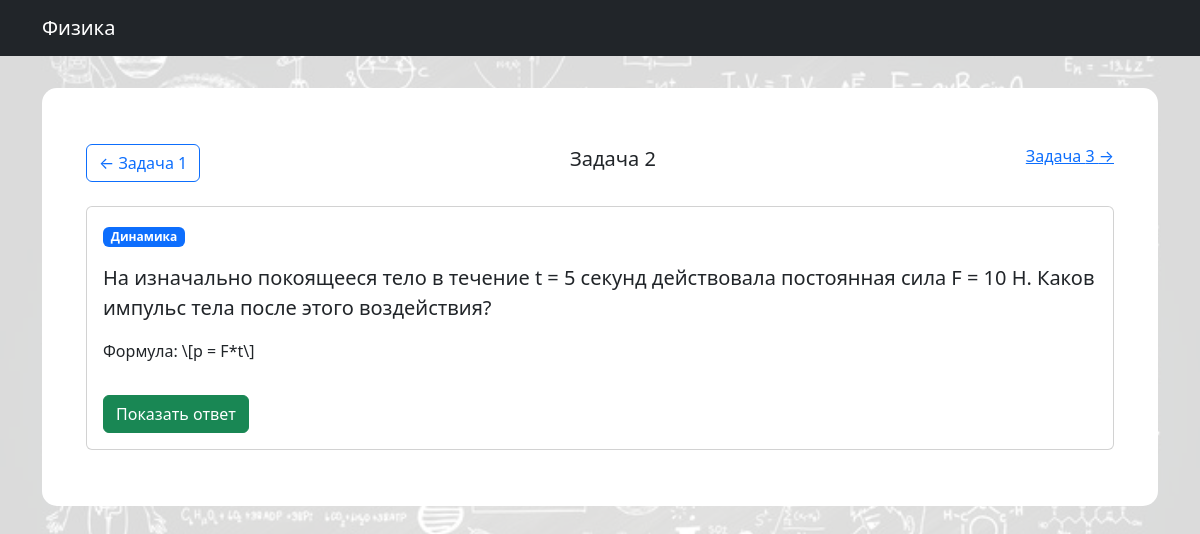
Screenshot of /trainer/problem/2/ with the database file from the repository.
### trainer/models.py (models this page shows, shortened)
class Problem(models.Model):
    TOPIC_CHOICES = [
        ('kinematics', 'Кинематика'),
        ('dynamics', 'Динамика'),
    ]
    topic = models.CharField(
        max_length=20,
        choices=TOPIC_CHOICES,
        verbose_name='Раздел'
    )
    description = models.TextField()
    formula = models.CharField(max_length=200)  # LaTeX-формула
    answer = models.CharField(max_length=100)   # Ответ в SymPy-формате
    difficulty = models.IntegerField(default=1)
    created_at = models.DateTimeField(auto_now_add=True)

### trainer/views.py (the view)
# urls.py: path('problem/<int:pk>/', views.problem_detail, name='problem-detail'),
def problem_detail(request, pk):
    try:
        problem = get_object_or_404(Problem, pk=pk)
        prev_problem = Problem.objects.filter(id__lt=pk).order_by('-id').first()
        next_problem = Problem.objects.filter(id__gt=pk).order_by('id').first()
        return render(request, 'trainer/problem.html', {
            'problem': problem,
            'prev_problem': prev_problem,
            'next_problem': next_problem
        })
    except Exception as e:
        return HttpResponse(f"Ошибка: {str(e)}", status=500)

### trainer/templates/trainer/problem.html (shortened to what this page needs)
{% extends "base.html" %}
{% block content %}
<div class="container mt-4">
    <div class="d-flex justify-content-between mb-4">
        {% if prev_problem %}
            <a href="{% url 'problem-detail' prev_problem.id %}" class="btn btn-outline-primary">
                ← Задача {{ prev_problem.id }}
            </a>
        {% else %}
            <span class="btn btn-outline-secondary disabled">← Нет предыдущей</span>
        {% endif %}
        <span class="fs-5">Задача {{ problem.id }}</span>
        {% if next_problem %}
            <a href="{% url 'problem-detail' next_problem.id %}">
                Задача {{ next_problem.id }} →
            </a>
        {% else %}
            <span class="btn btn-outline-secondary disabled">Нет следующей →</span>
        {% endif %}
    </div>
    <div class="card mb-4">
        <div class="card-body">
            <div class="badge bg-primary mb-3">{{ problem.get_topic_display }}</div>
            <p class="card-text fs-5">{{ problem.description }}</p>
            <p class="card-text">Формула: \[{{ problem.formula }}\]</p>
            <button id="showAnswer" class="btn btn-success mt-3">Показать ответ</button>
        </div>
    </div>
</div>
{% endblock %}

### rows the page displays
Problem: id "1"
Problem: id "2", topic "Динамика", description "На изначально покоящееся тело в течение t = 5 секунд действовала постоянная сила F = 10 Н. Каков импульс тела после этого воздействия?", formula "p = F*t"
Problem: id "3"
